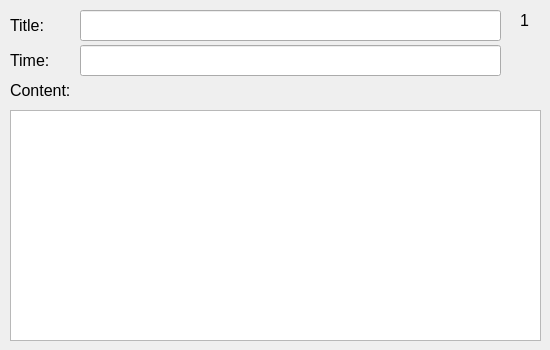
      <widget class="QWidget" name="Page1">
       <widget class="QLabel" name="label">
        <property name="geometry">
         <rect>
          <x>10</x>
          <y>15</y>
          <width>81</width>
          <height>21</height>
         </rect>
        </property>
        <property name="font">
         <font>
          <pointsize>12</pointsize>
         </font>
        </property>
        <property name="text">
         <string>Title:</string>
        </property>
       </widget>
       <widget class="QLabel" name="label_2">
        <property name="geometry">
         <rect>
          <x>10</x>
          <y>50</y>
          <width>71</width>
          <height>21</height>
         </rect>
        </property>
        <property name="font">
         <font>
          <pointsize>12</pointsize>
         </font>
        </property>
        <property name="text">
         <string>Time:</string>
        </property>
       </widget>
       <widget class="QLabel" name="label_3">
        <property name="geometry">
         <rect>
          <x>10</x>
          <y>80</y>
          <width>161</width>
          <height>21</height>
         </rect>
        </property>
        <property name="font">
         <font>
          <pointsize>12</pointsize>
         </font>
        </property>
        <property name="text">
         <string>Content:</string>
        </property>
       </widget>
       <widget class="QLineEdit" name="title_1">
        <property name="geometry">
         <rect>
          <x>80</x>
          <y>10</y>
          <width>421</width>
          <height>31</height>
         </rect>
        </property>
        <property name="font">
         <font>
          <pointsize>12</pointsize>
         </font>
        </property>
        <property name="text">
         <string/>
        </property>
        <property name="readOnly">
         <bool>true</bool>
        </property>
       </widget>
       <widget class="QLineEdit" name="time_1">
        <property name="geometry">
         <rect>
          <x>80</x>
          <y>45</y>
          <width>421</width>
          <height>31</height>
         </rect>
        </property>
        <property name="font">
         <font>
          <pointsize>12</pointsize>
         </font>
        </property>
        <property name="text">
         <string/>
        </property>
        <property name="readOnly">
         <bool>true</bool>
        </property>
       </widget>
       <widget class="QLabel" name="label_31">
        <property name="geometry">
         <rect>
          <x>520</x>
          <y>10</y>
          <width>21</width>
          <height>21</height>
         </rect>
        </property>
        <property name="font">
         <font>
          <pointsize>12</pointsize>
         </font>
        </property>
        <property name="layoutDirection">
         <enum>Qt::LeftToRight</enum>
        </property>
        <property name="frameShape">
         <enum>QFrame::NoFrame</enum>
        </property>
        <property name="text">
         <string>1</string>
        </property>
       </widget>
       <widget class="QPlainTextEdit" name="plainTextEdit_1">
        <property name="geometry">
         <rect>
          <x>10</x>
          <y>110</y>
          <width>531</width>
          <height>231</height>
         </rect>
        </property>
        <property name="readOnly">
         <bool>true</bool>
        </property>
        <property name="plainText">
         <string/>
        </property>
       </widget>
      </widget>
